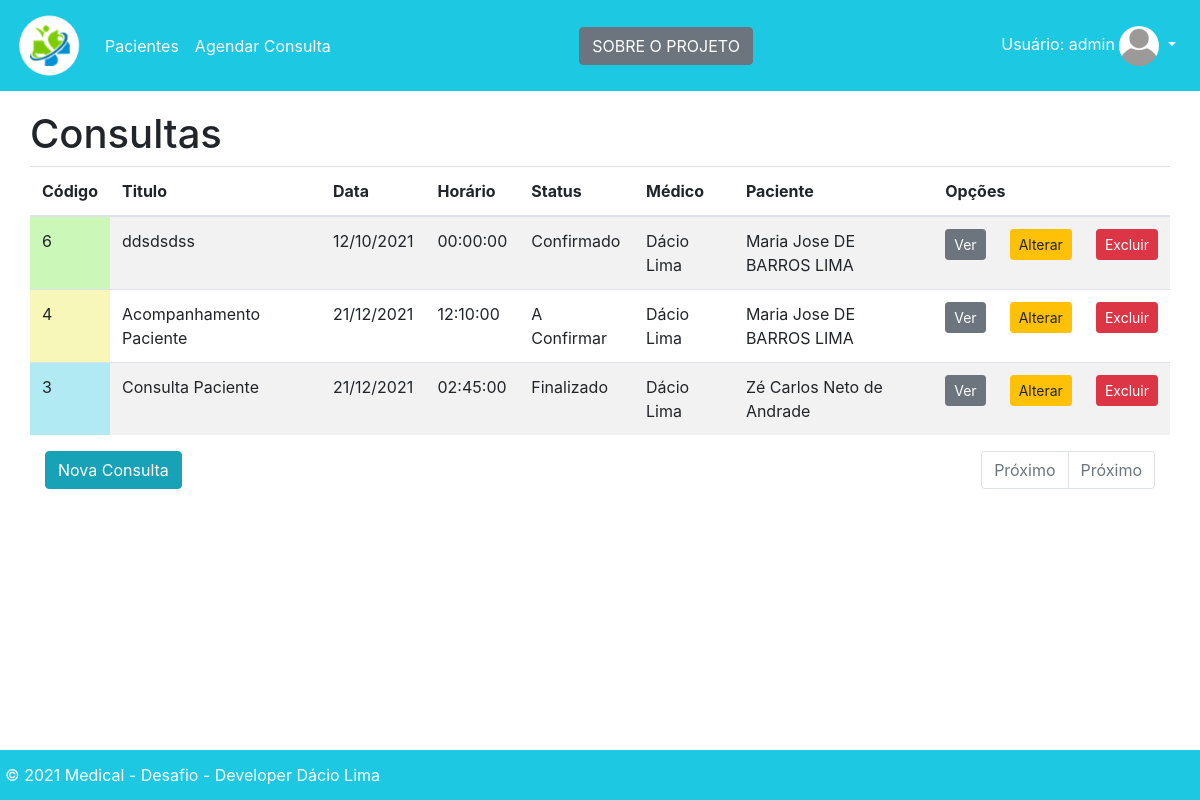
/appointment-list/ (signed in), run on the app's committed database.
### core/models.py (models this page shows, shortened)
class DoctorUser(AbstractUser):
    bio = models.TextField()
    created_at = models.DateTimeField(auto_now_add=True)
    updated_at = models.DateTimeField(auto_now=True)

class Appointment(models.Model):
    STATUS_CHOICE = (
        ("not_confirme", "A Confirmar"),
        ("confirmed", "Confirmado"),
        ("done", "Finalizado"),
    )
    title = models.CharField(max_length=40, blank=False)
    date = models.DateField(null=False, blank=False)
    time = models.TimeField(null=False)
    description = models.TextField()
    status = models.CharField(max_length=20, choices=STATUS_CHOICE)
    doctor = models.ForeignKey(DoctorUser, on_delete=models.CASCADE)
    patient = models.ForeignKey(Patient, on_delete=models.CASCADE, related_name="app")
    created_at = models.DateTimeField(auto_now_add=True)
    updated_at = models.DateTimeField(auto_now=True)
    class Meta:
        verbose_name = "appointment"
        verbose_name_plural = "appointments"
        ordering = ["-id"]
    def status_verbose(self):
        return dict(Appointment.STATUS_CHOICE)[self.status]

class Patient(models.Model):
    name = models.CharField(max_length=50, null=False)
    address = models.CharField(max_length=80, null=False)
    number = models.IntegerField()
    complement = models.CharField(max_length=50, null=False, blank=True)
    neighborhood = models.CharField(
        max_length=50, null=False, blank=False, default="Faltando"
    )
    zip_code = models.IntegerField()
    phone = models.IntegerField()
    city = models.CharField(max_length=50, null=False)
    state = models.CharField(max_length=50, null=False)
    country = models.CharField(max_length=50, null=False)
    created_at = models.DateTimeField(auto_now_add=True)
    updated_at = models.DateTimeField(auto_now=True)
    class Meta:
        verbose_name = "patient"
        verbose_name_plural = "patients"
        ordering = ["-id"]
    def __str__(self):
        return self.name

### core/views.py (the view)
# urls.py: path("appointment-list/", AppointmentView.as_view(), name="appointments"),
class AppointmentView(LoginRequiredMixin, ListView):
    model = Appointment
    template_name = "core/appointments_list.html"
    queryset = Appointment.objects.all()
    context_object_name = "appointments"
    paginate_by = 5

### core/templates/core/appointments_list.html
{% extends "base.html" %}
{% load bootstrap4 %}
{% block content %}
<div class="container">
    <div class="row">
        <h1>Consultas</h1>
        <table class="table table-striped">
            <thead>
            <tr>
                <th>Código</th>
                <th>Titulo</th>
                <th>Data</th>
                <th>Horário</th>
                <th>Status</th>
                <th>Médico</th>
                <th>Paciente</th>
                <th colspan=3>Opções</th>
            </tr>
            </thead>
            <tbody>
            {% for appointment in appointments  %}
            <tr>
                <td scope="row" class="
                        {% if appointment.status == 'not_confirme' %}red{% endif %}
                        {% if appointment.status == 'confirmed' %}orange{% endif %}
                        {% if appointment.status == 'done' %}blue{% endif %}">
                    {{ appointment.id }}
                </td>
                <td>{{ appointment.title }}</td>
                <td>{{ appointment.date|date:"d/m/Y"|default:"..."}}</td>
                <td>{{ appointment.time|time:"H:i:s"|default:"..." }}</td>
                <td>
                    {{ appointment.status_verbose}}</td>
                <td>{{ appointment.doctor.first_name }}</td>
                <td>{{ appointment.patient }}</td>
                <td>
                    <a class="btn btn-secondary btn-sm" href="{% url 'core:appointment_detail' appointment.id %}">Ver</a>
                </td>
                <td>
                    <a class="btn btn-warning btn-sm" href="{% url 'core:appointment_update' appointment.id %}">Alterar</a>
                </td>
                <td>
                    <a class="btn btn-danger btn-sm" href="{% url 'core:appointment_delete' appointment.id %}">Excluir</a>
                </td>
            </tr>
            {% endfor %}
            </tbody>
        </table>
    </div>
    <div class="d-flex justify-content-between">
        <div>
            <a href="{% url 'core:appointment_create' %}" class="btn btn-info">Nova Consulta</a>
        </div>
        <div>
            {% include "core/appointment_pagination.html" with page=object %}
        </div>
    </div>
</div>
{% endblock %}

### core/templates/base.html (shortened to what this page needs)
{% load static %}
{% load bootstrap4 %}
<!DOCTYPE html>
<html lang="pt-br">
<head>
    <link href="https://cdnjs.cloudflare.com/ajax/libs/font-awesome/5.9.0/css/all.min.css" rel="stylesheet">
    <link href="{% static 'css/styles.css' %}" rel="stylesheet">
    <link href="{% static 'css/bootstrap-clockpicker.min.css' %}" rel="stylesheet">
      <link rel="stylesheet" href="//code.jquery.com/ui/1.12.1/themes/base/jquery-ui.css">
</head>
<body>
<nav class="navbar navbar-expand-lg navbar-dark  bg-med fixed-top">
    <a class="navbar-brand" href="{% url 'core:index' %}"><img src="{% static 'img/logo.png' %}" alt="Logo" width="65" height="65"></a>
    {% if user.is_authenticated %}
    <ul class="navbar-nav   mr-auto">
        <li class="nav-item active">
            <a class="nav-link" href="{% url 'core:patients' %}">Pacientes <span class="sr-only">(current)</span></a>
        </li>
        <li class="nav-item active">
            <a class="nav-link" href="{% url 'core:appointments' %}">Agendar Consulta <span class="sr-only">(current)</span></a>
        </li>
    </ul>
    <div class="collapse navbar-collapse " id="navbarNavDropdown">
        <ul class="navbar-nav ml-auto ">
            <li class="nav-item">
                <a class="btn btn-secondary" data-toggle="modal" data-target=".resumo-modal-xl">SOBRE O PROJETO</a>
            </li>
        </ul>
        <ul class="navbar-nav ml-auto ">
            <li class="nav-item dropdown">
                <a class="nav-link dropdown-toggle active" href="#" role="button" data-toggle="dropdown" aria-haspopup="true" aria-expanded="false">
                    Usuário: {{ user.username }}
                    <img src="{% static 'img/avatar.png' %}" width="40" height="40" class="rounded-circle">
                </a>
            </li>
        </ul>
        {% endif %}
    </div>
</nav>
{% block content %} {% endblock %}
<footer class="footer bg-med fixed-bottom">
    <ul class="navbar-nav mr-auto mt-2 mt-lg-0">
        <li class="nav-item">
            <p class="nav-link">&copy; 2021 Medical - Desafio - Developer Dácio Lima </p>
        </li>
    </ul>
</footer>
{% bootstrap_css %}
</body>
</html>

### core/templates/core/appointment_pagination.html (shortened to what this page needs)
    <div aria-label="Page navigation">
        <ul class="pagination">
        {% if appointments.has_previous %}
            <li class="page-item">
            <a class="page-link button_paginator" href="?page={{ appointments.previous_page_number }}">Anterior</a>
          </li>
        {% else %}
            <li class="page-item disabled">
            <a class="page-link button_paginator" href="#" tabindex="-1" aria-disabled="true">Próximo</a>
          </li>
        {% endif %}
        {% if appointments.has_next %}
            <li class="page-item">
            <a class="page-link" href="?page={{ appointments.next_page_number }}">Próximo</a>
          </li>
        {% else %}
            <li class="page-item disabled">
            <a class="page-link" href="#" tabindex="-1" aria-disabled="true">Próximo</a>
          </li>
        {% endif %}
      </ul>
    </div>

### core/static/css/styles.css (style rules this page uses)
body { padding-top:110px; padding-bottom:70px; }
td.red { background-color: #f7f7b9; }
td.orange { background-color: #cbf7b9; }
td.blue { background-color: #b2eaf4; }
.pagination > li > a { background-color: white; color: #1dc8e2; }
.footer { height: 50px; bottom: 0px; left: 0px; right: 0px; margin-bottom: 0px; }
.footer p { margin: 5px 5px 5px 5px; color: #FFFFFF; }

### data on the page
DoctorUser: username "admin"
Appointment: id "6", title "ddsdsdss", date "12/10/2021", time "00:00:00", status_verbose "Confirmado", doctor.first_name "Dácio Lima", patient "Maria Jose DE BARROS LIMA"
Appointment: id "4", title "Acompanhamento Paciente", date "21/12/2021", time "12:10:00", status_verbose "A Confirmar", doctor.first_name "Dácio Lima", patient "Maria Jose DE BARROS LIMA"
Appointment: id "3", title "Consulta Paciente", date "21/12/2021", time "02:45:00", status_verbose "Finalizado", doctor.first_name "Dácio Lima", patient "Zé Carlos Neto de Andrade"
